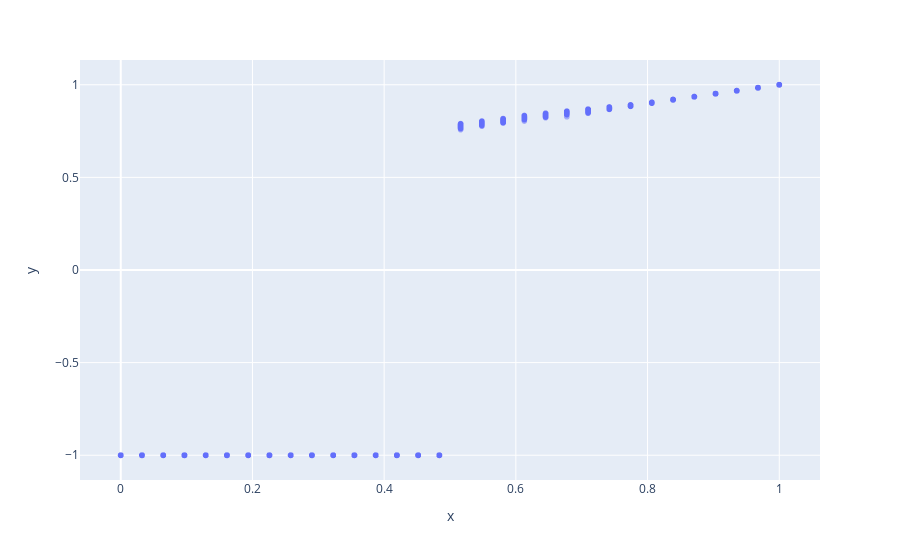

Notebook source saved alongside this figure:
### Code cell
def plot_samples_scatter(samples, value_transform=lambda x: x):
    import plotly.express as px
    conds = samples.cond
    values = samples.value
    values = jax.vmap(value_transform)(values)
    conds = jax.tree_util.tree_map(
        lambda x: jnp.repeat(
            x[:, None, ...],
            values.shape[1],
            axis=1
        ), conds
    )
    x, y = jax.tree_util.tree_map(
        lambda x: jnp.reshape(x, (-1,)),
        (conds, values)
    )
    px.scatter(x=x, y=y, opacity=0.5).show()
plot_samples_scatter(samples, proj_transform)

### Figure 1 — Plotly figure (JSON) as saved in the notebook; plotly's stock layout.template omitted (floating-point values rounded to 4 significant figures; data arrays with more than 128 entries replaced by an {"elided": "..."} marker saying what was removed)
{"data": [{"hovertemplate": "x=%{x}<br>y=%{y}<extra></extra>", "legendgroup": "", "marker": {"color": "#636efa", "opacity": 0.5, "symbol": "circle"}, "mode": "markers", "name": "", "showlegend": false, "type": "scattergl", "x": {"elided": "2048 float values"}, "xaxis": "x", "y": {"elided": "2048 float values"}, "yaxis": "y"}], "layout": {"legend": {"tracegroupgap": 0}, "margin": {"t": 60}, "xaxis": {"anchor": "y", "domain": [0, 1], "title": {"text": "x"}}, "yaxis": {"anchor": "x", "domain": [0, 1], "title": {"text": "y"}}}}
